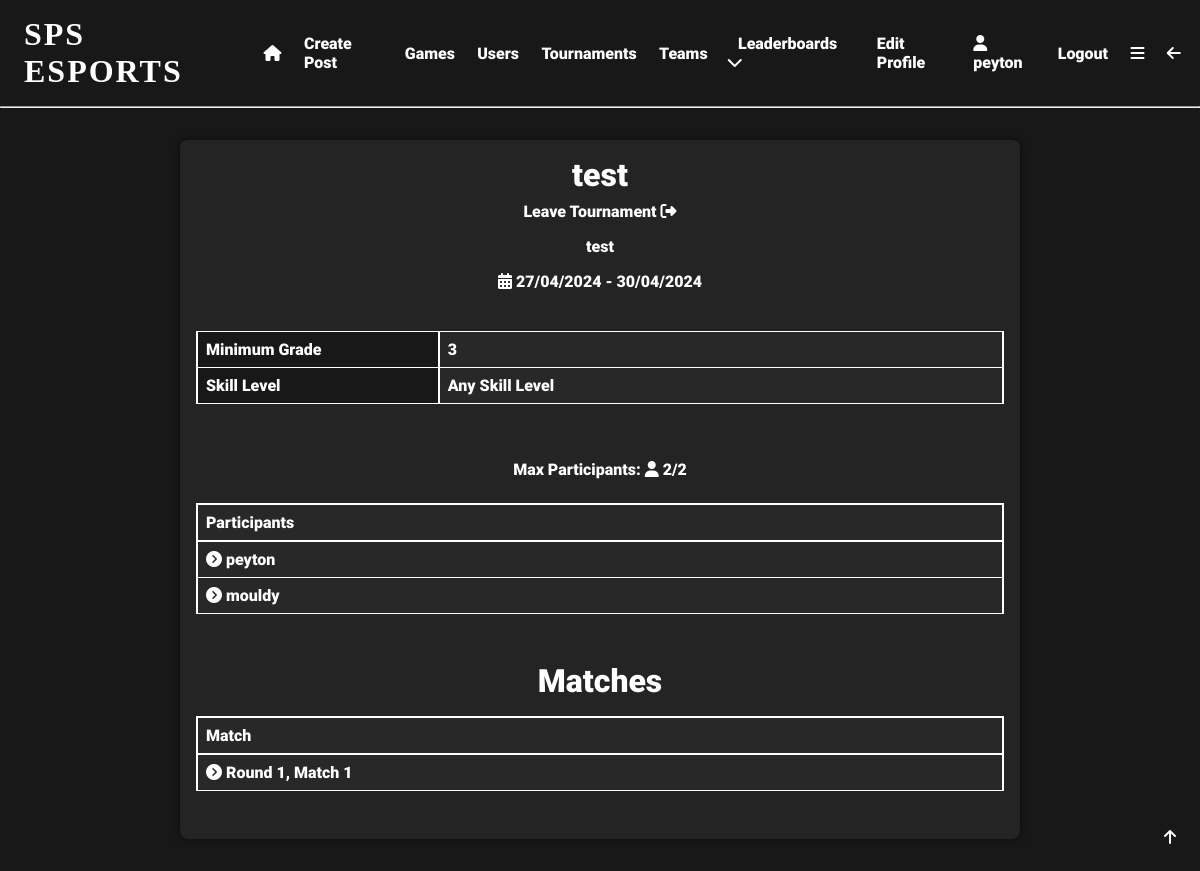
The page /tournament/1 (signed in) on the database its author committed.
### app/models.py (models this page shows, shortened)
class User(UserMixin, db.Model):
    user_id = db.Column(db.Integer, primary_key=True)
    username = db.Column(db.String(64), index=True, unique=True)
    email = db.Column(db.String(120), index=True, unique=True)
    password_hash = db.Column(db.String(128), nullable=False)
    pfp = db.Column(db.String(140))
    user_bio = db.Column(db.String(140), default='New to SPS eSports!!!')
    pronouns = db.Column(db.String(64), nullable=True)
    skill_level = db.Column(db.String(64), default='Unsure')
    role = db.Column(db.String(64))
    grade = db.Column(db.String(64), nullable=True, default='Unsure')
    availability = db.Column(db.String(140), default='Unsure')
    teams = db.relationship('Teams', back_populates='user')
    team_users = db.relationship('TeamUsers', back_populates='user')
    posts = db.relationship('Posts', back_populates='user')
    likes = db.relationship('Likes', back_populates='user')
    tournaments = db.relationship('Tournaments', back_populates='user')
    favourite_games = db.relationship('FavouriteGames', back_populates='user')
    tournament_users = db.relationship('TournamentUsers', back_populates='user')
    comments = db.relationship('Comments', back_populates='user')
    matches = db.relationship('Matches', back_populates='user')
    match_users = db.relationship('MatchUsers', back_populates='user')
    following = db.relationship('Following', backref='user', foreign_keys='Following.user_id')
    followed = db.relationship('Following', foreign_keys='Following.following_id')
    sponsor = db.relationship('SponsoredUsers', backref='user', foreign_keys='SponsoredUsers.sponsor_id')
    sponsored = db.relationship('SponsoredUsers', foreign_keys='SponsoredUsers.sponsored_id')

class Tournaments(db.Model):
    tournament_id = db.Column(db.Integer, primary_key=True, index=True, unique=True, nullable=False)
    tournament_name = db.Column(db.String(64), index=True, unique=True)
    tournament_description = db.Column(db.String(140), default='New Tournament!!!')
    tournament_start = db.Column(db.DateTime, index=True)
    tournament_end = db.Column(db.DateTime, index=True)
    tournament_skill_level = db.Column(db.String(64), nullable=True)
    tournament_min_grade = db.Column(db.String(64), nullable=True)
    winner = db.Column(db.Integer, db.ForeignKey('user.user_id'), name='tournament_user_id', nullable=True)
    participants = db.Column(db.Integer, default=2)
    user = db.relationship('User', back_populates='tournaments')
    tournament_users = db.relationship('TournamentUsers', back_populates='tournament')
    matches = db.relationship('Matches', back_populates='tournament')

class Matches(db.Model):
    match_id = db.Column(db.Integer, primary_key=True, index=True, unique=True, nullable=False)
    match_date = db.Column(db.DateTime, index=True)
    round = db.Column(db.Integer, nullable=False)
    round_match = db.Column(db.Integer, nullable=False)
    match_winner = db.Column(db.Integer, db.ForeignKey('user.user_id'), name='match_winner_id', nullable=True)
    tournament_id = db.Column(db.Integer, db.ForeignKey('tournaments.tournament_id'), name='match_tournament_id',
                              nullable=False)
    user = db.relationship('User', back_populates='matches')
    tournament = db.relationship('Tournaments', back_populates='matches')
    match_users = db.relationship('MatchUsers', back_populates='match')

### app/routes.py (the view)
@app.route('/tournament/<tournament_id>')
@login_required
def tournament(tournament_id):
    tournament = Tournaments.query.filter_by(tournament_id=tournament_id).first_or_404()
    user = current_user
    in_tournament = TournamentUsers.query.filter_by(tournament_id=tournament_id, user_id=user.user_id).count()
    participant_id = TournamentUsers.query.filter_by(tournament_id=tournament_id).all()
    participants = []
    for participant in participant_id:
        user = User.query.filter_by(user_id=participant.user_id).first()
        participants.append(user)
    p_number = len(participants)
    matches = Matches.query.filter_by(tournament_id=tournament_id).all()
    winner = User.query.filter_by(user_id=tournament.winner).first()
    return render_template('tournament.html', tournament=tournament, user=user, in_tournament=in_tournament,
                           participants=participants, matches=matches, winner=winner, p_number=p_number)

### app/__init__.py (called while the page is built)
@app.template_filter('format_date')
def format_date(date):
    return date.strftime('%d/%m/%Y')

### app/models.py (called while the page is built)
@login.user_loader
def load_user(user_id):
    return User.query.get(int(user_id))  # returns the user id as an integer

### app/templates/tournament.html (shortened to what this page needs)
{% extends "base.html" %}
{% block content %}
<div class="centre">
    <div class="gen-container">
        <h1>{{tournament.tournament_name}}</h1>
        {% if in_tournament == 0 %}
        <a href="{{url_for('join_tournament', tournament_id=tournament.tournament_id)}}"><i
                class="fa-solid fa-right-to-bracket"></i>  Join Tournament</a>
        {% else %}
        <a href="{{url_for('join_tournament', tournament_id=tournament.tournament_id)}}">Leave Tournament <i
                class="fa-solid fa-right-from-bracket"></i></a>
        {% endif %}
        <p>{{tournament.tournament_description}}</p>
        <p><i class="fa-solid fa-calendar-days"></i>   {{tournament.tournament_start|format_date}} - {{tournament.tournament_end|format_date}}</p>
        <div class="info-table firstcolumn">
            <table>
                <tr>
                    <td>Minimum Grade</td>
                    <td>{{tournament.tournament_min_grade}}</td>
                </tr>
                <tr>
                    <td>Skill Level</td>
                    <td>{{tournament.tournament_skill_level}}</td>
                </tr>
            </table>
        </div>
        <div class="info-table lineup">
            <p>Max Participants: <i class="fa-solid fa-user"></i>   {{p_number}}/{{tournament.participants}}</p>
            <table>
                <tr>
                    <th>Participants</th>
                </tr>
                {% for participant in participants %}
                <tr>
                    <td><a href="{{url_for('user', username=participant.username)}}"><i
                            class="fa-solid fa-circle-chevron-right"></i>   {{participant.username}}</a></td>
                </tr>
                {% endfor %}
            </table>
        </div>
        <div class="info-table lineup">
            <h1>Matches</h1>
            <table>
                <tr>
                    <th>Match</th>
                </tr>
                {% for match in matches %}
                <tr>
                    <td><a href="{{url_for('match', match_id=match.match_id)}}"><i
                            class="fa-solid fa-circle-chevron-right"></i>   Round
                        {{match.round}}, Match {{match.round_match}}</a></td>
                </tr>
                {% endfor %}
            </table>
        </div>
    </div>
</div>
{% endblock %}

### app/templates/base.html (shortened to what this page needs)
<!DOCTYPE html>
<html lang="en">
<head>
    <link rel="stylesheet" href="{{ url_for('static', filename='css/styles.css') }}">
</head>
<body>
  <div id="top" class="header">
      {% if current_user.is_anonymous %}
        <h1 onclick="location.href='login'">SPS ESPORTS</h1>
        <a href="{{ url_for('login') }}">Login</a>
        <a href="{{ url_for('register') }}">Register</a>
      {% else %}
        <h1 onclick="location.href='{{url_for('index')}}'">SPS ESPORTS</h1>
        <a href="{{ url_for('index') }}"><i class="fa-solid fa-house"></i></a>
        <a href="{{ url_for('create_post') }}">Create Post</a>
        <a href="{{ url_for('search') }}">Games</a>
        <a href="{{ url_for('user_search') }}">Users</a>
        <a href="{{ url_for('tournament_search') }}">Tournaments</a>
        <a href="{{url_for('team_search')}}">Teams</a>
        <div class="expand">
            <div class="expand-button">
                <a href="javascript:showDropdown()">Leaderboards  <i class="fa-solid fa-chevron-down"></i></a>
            </div>
        </div>
        <a href="{{ url_for('edit_profile') }}">Edit Profile</a>
        <a href="{{ url_for('user', username=current_user.username) }}"><i class="fa-solid fa-user"></i>   {{current_user.username}}</a>
        <a href="{{ url_for('logout') }}">Logout</a>
        <a href="javascript:showNavBar()"><i class="fa-solid fa-bars"></i></a>
        <a href="javascript:window.history.back();"><i class="fa-solid fa-arrow-left"></i></a>
      {% endif %}
  </div>
    <hr>
  <div class="topbutton">
    <a href="#top"><i class="fa-solid fa-arrow-up"></i></a>
  </div>
{% block content %} {% endblock %}
</body>
</html>

### app/static/css/styles.css (style rules this page uses)
* { margin: 0; padding: 0; box-sizing: border-box; scroll-behavior: smooth; scrollbar-width: thin; scrollbar-color: white var(--bg); }
body { background: var(--bg); color: white; }
:root { --accent: #e81c29; --bg: #181818; --bg2: #282828; --lightbg: rgba(255,255,255,0.05); }
.header { display:flex; align-items: center; padding: 1em 0.5em; }
.header a { padding: 0em 0.7em; font-family: 'Roboto'; font-size: 1em; text-decoration: none; transition: 0.5s; position: relative; transition: 0.3s; color: white; }
.header a::before { content: ''; position: absolute; width: 100%; height: 2px; left: 0; bottom: -2px; background-color: var(--accent); transform-origin: right; transform: scaleX(0); transition: transform 0.3s; }
.header h1 { box-shadow: inset 0 0 0 0 var(--bg); font-family: 'Nausea'; letter-spacing: 2px; padding: 0 0.5em; position: relative; transition: color 0.3s ease-in-out, box-shadow 0.3s ease-in-out; }
.expand { font-family: 'Roboto'; padding: 0.5em; position: relative; }
h1 { font-family: 'Roboto'; font-size: 2em; }
.centre h1 { text-align: center; }
.topbutton { position: fixed; bottom: 1em; right: 1em; padding: 0.5em; border-radius: 50%; background-color: var(--bg); color: white; font-family: 'Roboto'; font-size: 1em; transition: 0.5s; }
p { font-family: 'Roboto'; font-size: 1em; padding: 0.5em 0; }
a { color: white; text-decoration: none; transition: 0.5s; padding: 0.5em 0; position: relative; font-family: 'Roboto'; }
a::before { content: ''; position: absolute; width: 100%; height: 2px; left: 0; bottom: -2px; background-color: var(--accent); transform-origin: right; transform: scaleX(0); transition: transform 0.3s; }
.centre { display: flex; flex-flow: row wrap; align-items: center; justify-content: center; width: 100%; margin: 1em 0; }
.info-table { display: flex; flex-flow: column wrap; align-items: center; justify-content: center; width: 100%; margin: 1em 0; font-family: 'Roboto'; }
.info-table table { width: 100%; border-collapse: collapse; margin: 1em 0; text-align: left; }
.info-table th { padding: 0.5em; border: 2px solid white; background-color: var(--bg2); }
.info-table td { padding: 0.5em; border: 1px solid white; border-right: 2px solid white; border-left: 2px solid white; background-color: var(--bg2); }
.info-table.firstcolumn tr > td:first-child { width: 30%; background-color: var(--bg); }
.gen-container { display: flex; flex-flow: column wrap; align-items: center; justify-content: center; width: 70%; margin: 1em 0; font-family: 'Roboto'; background-color: var(--lightbg); padding: 1em; border-radius: 0.5em; box-shadow: 0 0 10px 0 rgba(0,0,0,0.5); }
.lineup a::before { top: 80%; }

### rows shown on the page
User: username "peyton"
Tournaments: tournament_name "test", tournament_description "test", tournament_start "27/04/2024", tournament_end "30/04/2024", tournament_min_grade "3", tournament_skill_level "Any Skill Level", participants "2"
User: username "mouldy"
Matches: round "1", round_match "1"

### other values the page prints
{{ p_number }} "2"
